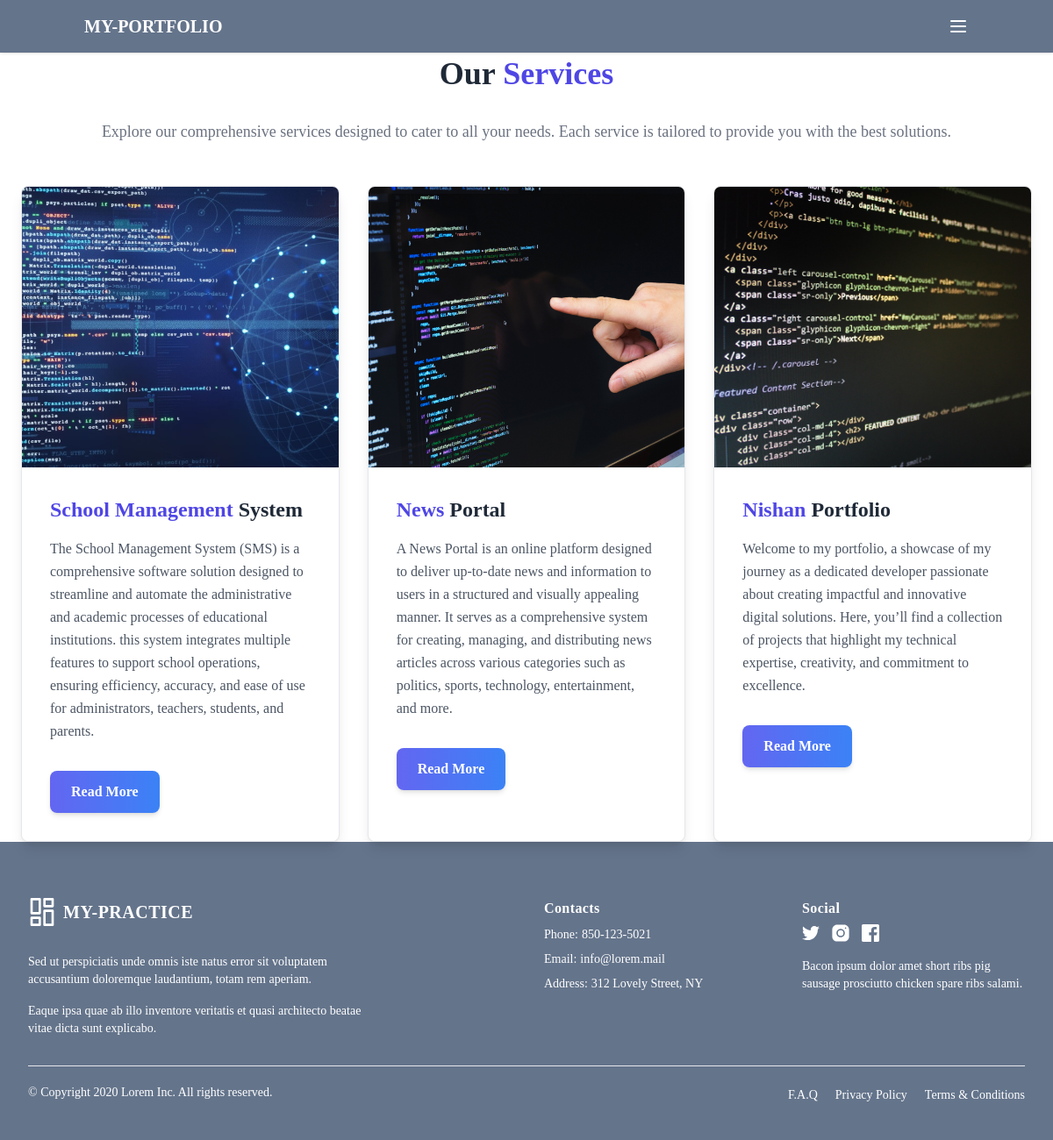
The app's page /service with its own data.
### myapp/models.py (models this page shows, shortened)
class ServiceCard(models.Model):
    title = models.CharField(max_length=100)
    subtitle = models.CharField(max_length=50)
    description = models.TextField()
    image = models.ImageField(upload_to='service_cards/', blank=True, null=True)
    link = models.URLField()

### myapp/views.py (the view)
# urls.py: path('service', service, name='service'),
def service(request):
    cards = ServiceCard.objects.all()
    return render(request, "service.html" , {'cards': cards})

### myapp/templates/service.html (shortened to what this page needs)
{% extends 'layout/base.html' %}
{% load static %}
{% block contents %}
<div class="bg-slate-800">
    <div class="pt-12 pt-16 w-full text-center">
        <h3 class="text-4xl font-bold lg:text-5xl  text-gray-800 mb-8">
            Our <span class="text-indigo-600">Services</span>
        </h3>
        <p class="text-lg text-gray-500 max-w-2xl mx-auto">
            Explore our comprehensive services designed to cater to all your needs. Each service is tailored to provide
            you with the best solutions.
        </p>
    </div>
    <div class="pt-12 w-full grid grid-cols-1 md:grid-cols-2 lg:grid-cols-3 gap-8 px-6 lg:px-16">
        {% for card in cards %}
        <div class="bg-white shadow-lg hover:shadow-xl transition duration-300 rounded-lg overflow-hidden border">
            <div class="h-80 overflow-hidden">
                <img src="{{ card.image.url }}" alt="{{ card.title }}"
                    class="w-full h-full object-cover transition-transform duration-500 hover:scale-110">
            </div>
            <div class="p-8">
                <h2 class="text-2xl lg:text-3xl font-bold text-gray-800 text-center lg:text-left mb-4">
                    <span class="text-indigo-600"> {{ card.title }} </span> {{ card.subtitle }}
                </h2>
                <p class="text-gray-600 leading-relaxed text-center lg:text-left">
                    {{ card.description }}
                </p>
                <div class="mt-8 flex justify-center lg:justify-start">
                    <a href="{{ card.link }}"
                        class="bg-gradient-to-r from-indigo-500 to-blue-500 text-white px-6 py-3 font-semibold rounded-lg shadow-md transition-transform duration-300 transform hover:scale-105 hover:shadow-lg">
                        Read More
                    </a>
                </div>
            </div>
        </div>
        {% endfor %}
    </div>
</div>
{% endblock contents %}

### myapp/templates/layout/base.html (shortened to what this page needs)
{% load static tailwind_tags %}
<!DOCTYPE html>
{% load static %}
<html lang="en">
<head>
    {% tailwind_css %}
</head>
<body class="font-serif">
    <div class="bg-gray-100">
        <div class="flex-1 flex flex-col overflow-hidden">
            <div class="fixed top-0 w-full bg-slate-500  shadow text-white">
                <div class="container mx-auto">
                    <div class="flex justify-between items-center py-4 px-2">
                        <h1 class="text-xl font-bold hover:text-violet-900 font-serif ">MY-PORTFOLIO</h1>
                        <button class="text-white hover:text-violet-900" id="open-sidebar">
                            <svg class="w-6 h-6" fill="none" stroke="currentColor" viewBox="0 0 24 24"
                                xmlns="http://www.w3.org/2000/svg">
                                <path stroke-linecap="round" stroke-linejoin="round" stroke-width="2"
                                    d="M4 6h16M4 12h16M4 18h16"></path>
                            </svg>
                        </button>
                    </div>
                </div>
            </div>
        </div>
    </div>
    {% block contents %}
    {% endblock contents %}
    <div
        class="px-4 pt-16 mx-auto sm:max-w-xl md:max-w-full lg:max-w-screen-xl md:px-24 lg:px-8 bg-slate-500 shadow-white">
        <div class="grid gap-10 row-gap-6 mb-8 sm:grid-cols-2 lg:grid-cols-4">
            <div class="sm:col-span-2">
                <a href="/" aria-label="Go home" title="Company"
                    class="inline-flex hover:text-violet-900 text-white items-center">
                    <span
                        class="ml-2 text-xl font-bold font-serif tracking-wide text-white hover:text-violet-900 uppercase">My-Practice</span>
                </a>
                <div class="mt-6 lg:max-w-sm">
                    <p class="text-sm text-white">
                        Sed ut perspiciatis unde omnis iste natus error sit voluptatem accusantium doloremque
                        laudantium, totam rem aperiam.
                    </p>
                    <p class="mt-4 text-sm text-white">
                        Eaque ipsa quae ab illo inventore veritatis et quasi architecto beatae vitae dicta sunt
                        explicabo.
                    </p>
                </div>
            </div>
            <div class="space-y-2 text-sm">
                <p class="text-base font-bold tracking-wide text-white hover:text-violet-900 ">Contacts</p>
                <div class="flex">
                    <p class="mr-1 text-white">Phone:</p>
                    <a href="tel:850-123-5021" aria-label="Our phone" title="Our phone"
                        class="transition-colors text-white hover:text-violet-900 duration-300 text-deep-purple-accent-400 hover:text-deep-purple-800">850-123-5021</a>
                </div>
                <div class="flex">
                    <p class="mr-1 text-white">Email:</p>
                    <a href="mailto:info@lorem.mail" aria-label="Our email" title="Our email"
                        class="text-white hover:text-violet-900 transition-colors duration-300 text-deep-purple-accent-400 hover:text-deep-purple-800">info@lorem.mail</a>
                </div>
                <div class="flex">
                    <p class="mr-1 text-white">Address:</p>
                    <a href="https://www.google.com/maps" target="_blank" rel="noopener noreferrer"
                        aria-label="Our address" title="Our address"
                        class="text-white hover:text-violet-900 transition-colors duration-300 text-deep-purple-accent-400 hover:text-deep-purple-800">
                        312 Lovely Street, NY
                    </a>
                </div>
            </div>
            <div>
                <span class="text-base font-bold tracking-wide text-white hover:text-violet-900">Social</span>
                <div class="flex items-center mt-1 space-x-3">
                    <a href="/"
                        class="text-white hover:text-violet-900 transition-colors duration-300 hover:text-deep-purple-accent-400">
                    </a>
                    <a href="/"
                        class="text-white hover:text-violet-900 transition-colors duration-300 hover:text-deep-purple-accent-400">
                    </a>
                    <a href="/"
                        class="text-white hover:text-violet-900 transition-colors duration-300 hover:text-deep-purple-accent-400">
                    </a>
                </div>
                <p class="mt-4 text-sm text-white">
                    Bacon ipsum dolor amet short ribs pig sausage prosciutto chicken spare ribs salami.
                </p>
            </div>
        </div>
        <div class="flex flex-col-reverse justify-between pt-5 pb-10 border-t lg:flex-row">
            <p class="text-sm text-white">
                © Copyright 2020 Lorem Inc. All rights reserved.
            </p>
            <ul class="flex flex-col mb-3 space-y-2 lg:mb-0 sm:space-y-0 sm:space-x-5 sm:flex-row">
                <li>
                    <a href="/"
                        class="text-sm hover:text-violet-900 text-white transition-colors duration-300 hover:text-deep-purple-accent-400">F.A.Q</a>
                </li>
                <li>
                    <a href="/"
                        class="text-sm hover:text-violet-900 text-white transition-colors duration-300 hover:text-deep-purple-accent-400">Privacy
                        Policy</a>
                </li>
                <li>
                    <a href="/"
                        class="text-sm hover:text-violet-900 text-white transition-colors duration-300 hover:text-deep-purple-accent-400">Terms
                        &amp; Conditions</a>
                </li>
            </ul>
        </div>
    </div>
</body>
</html>

### records on screen
ServiceCard: image (picture), title "School Management", subtitle "System", description "The School Management System (SMS) is a comprehensive software solution designed to streamline and automate the administrative and academic processes of educational institutions. this system integrates multiple features to support school operations, ensuring efficiency, accuracy, and ease of use for administrators, teachers, students, and parents."
ServiceCard: image (picture), title "News", subtitle "Portal", description "A News Portal is an online platform designed to deliver up-to-date news and information to users in a structured and visually appealing manner. It serves as a comprehensive system for creating, managing, and distributing news articles across various categories such as politics, sports, technology, entertainment, and more."
ServiceCard: image (picture), title "Nishan", subtitle "Portfolio", description "Welcome to my portfolio, a showcase of my journey as a dedicated developer passionate about creating impactful and innovative digital solutions. Here, you’ll find a collection of projects that highlight my technical expertise, creativity, and commitment to excellence."
